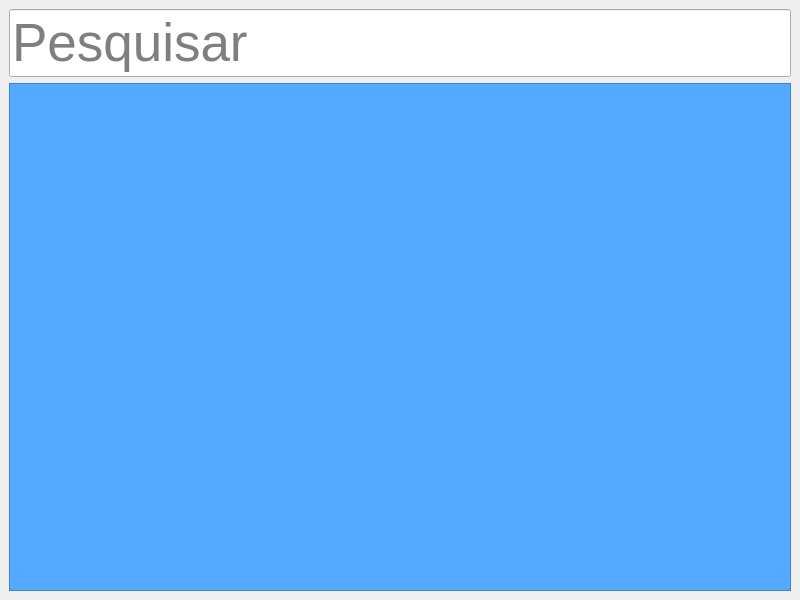
<?xml version="1.0" encoding="UTF-8"?>
<ui version="4.0">
 <class>MainWindow</class>
 <widget class="QMainWindow" name="MainWindow">
  <property name="geometry">
   <rect>
    <x>0</x>
    <y>0</y>
    <width>800</width>
    <height>600</height>
   </rect>
  </property>
  <property name="windowTitle">
   <string>MainWindow</string>
  </property>
  <widget class="QWidget" name="centralwidget">
   <layout class="QGridLayout" name="gridLayout_2">
    <item row="0" column="0">
     <layout class="QGridLayout" name="gridLayout">
      <item row="1" column="0">
       <widget class="QTableView" name="tableView">
        <property name="font">
         <font>
          <family>MS Shell Dlg 2</family>
          <pointsize>30</pointsize>
         </font>
        </property>
        <property name="whatsThis">
         <string>&lt;html&gt;&lt;head/&gt;&lt;body&gt;&lt;p&gt;ascac&lt;/p&gt;&lt;/body&gt;&lt;/html&gt;</string>
        </property>
        <property name="styleSheet">
         <string notr="true">background-color: rgb(85, 170, 255);</string>
        </property>
        <property name="verticalScrollMode">
         <enum>QAbstractItemView::ScrollPerPixel</enum>
        </property>
        <property name="horizontalScrollMode">
         <enum>QAbstractItemView::ScrollPerPixel</enum>
        </property>
        <attribute name="horizontalHeaderDefaultSectionSize">
         <number>800</number>
        </attribute>
       </widget>
      </item>
      <item row="0" column="0">
       <widget class="QLineEdit" name="lineEdit">
        <property name="font">
         <font>
          <family>MS Shell Dlg 2</family>
          <pointsize>40</pointsize>
         </font>
        </property>
        <property name="text">
         <string/>
        </property>
        <property name="placeholderText">
         <string>Pesquisar</string>
        </property>
       </widget>
      </item>
     </layout>
    </item>
   </layout>
  </widget>
 </widget>
 <resources/>
 <connections/>
</ui>
